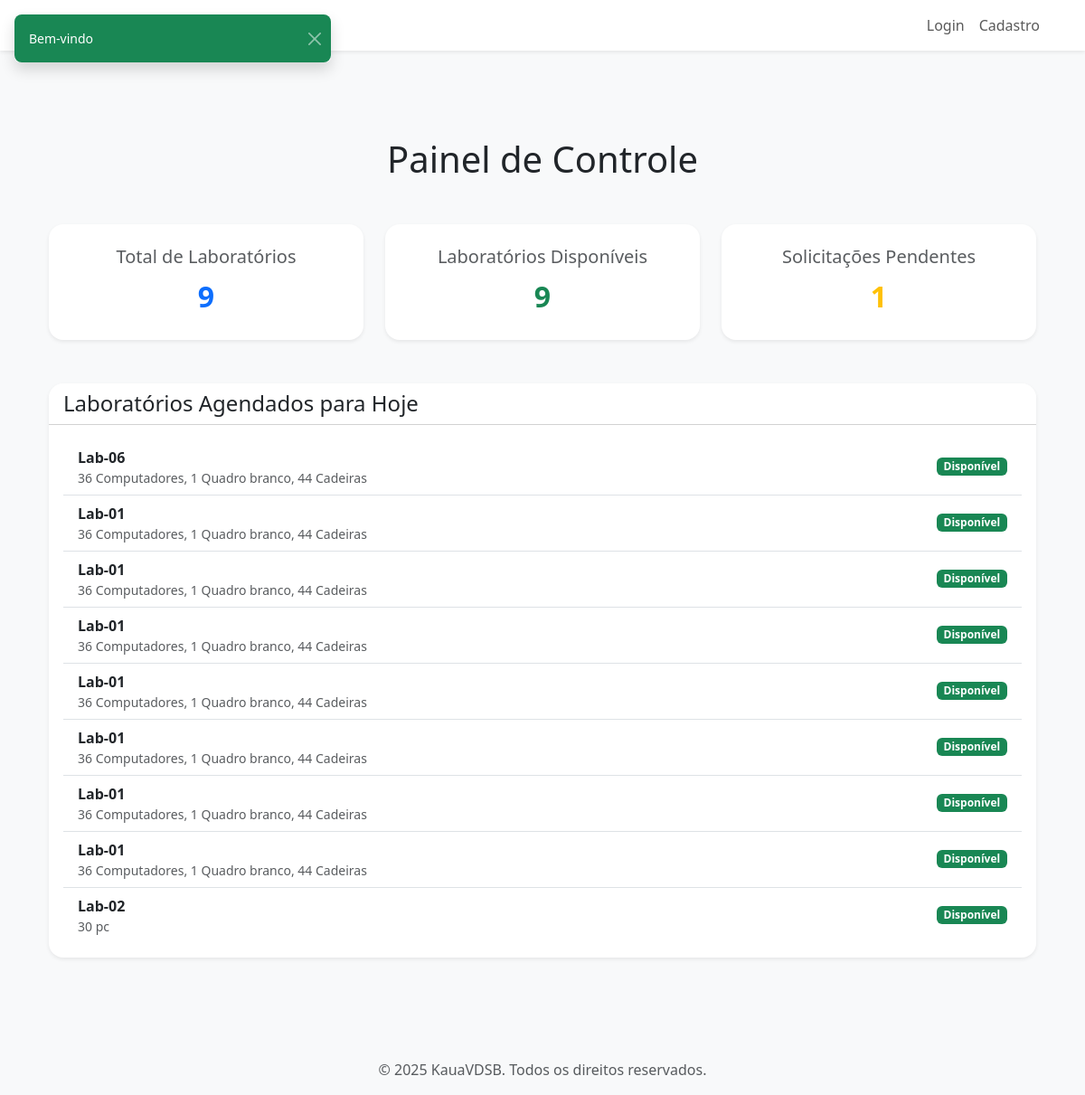
Before: / with the older database file.
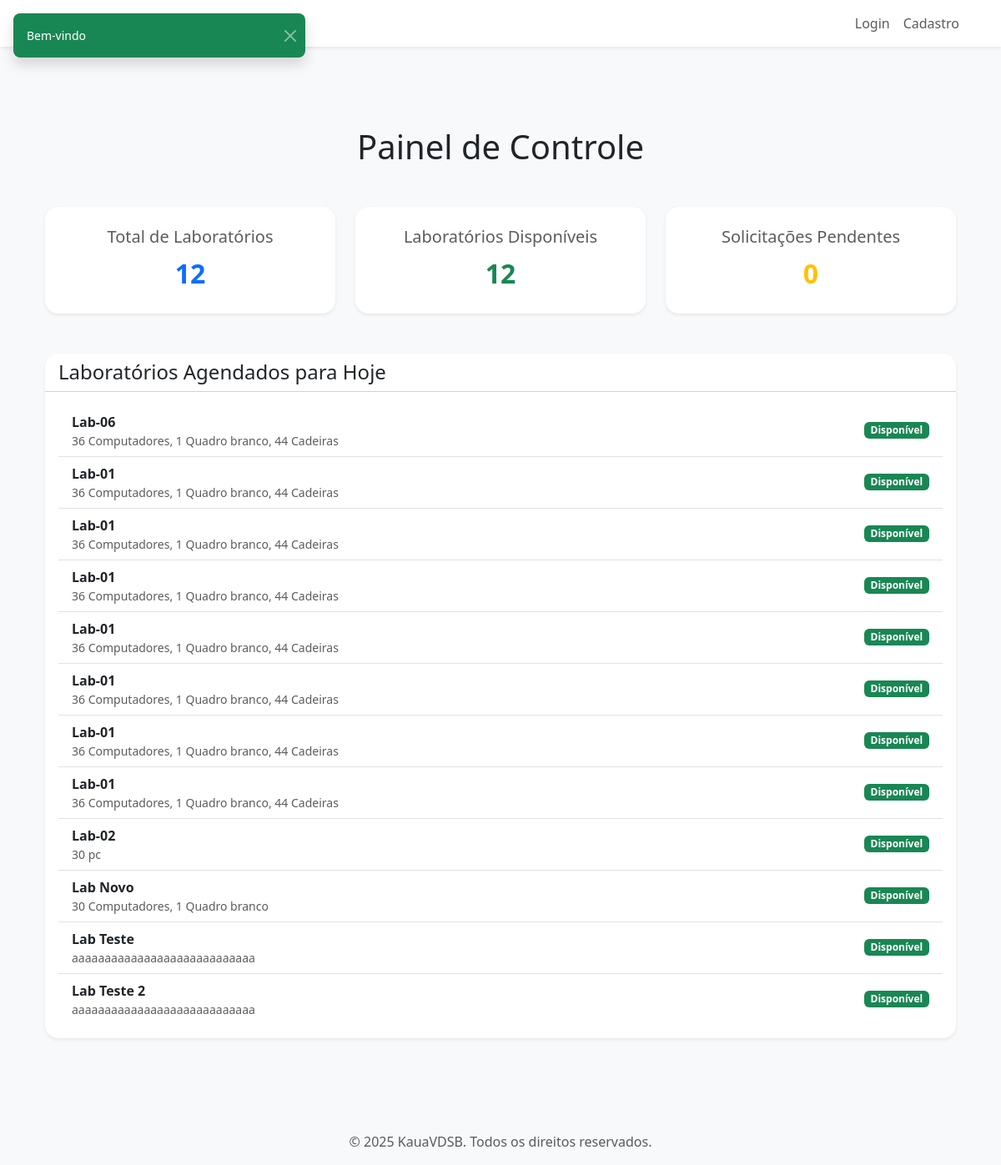
After: the same page with the newer database file.
### app/models.py (models this page shows)
class Laboratorio(db.Model):
    __tablename__ = 'labs'
    id = db.Column(db.Integer, primary_key=True)
    nome = db.Column(db.String(50), nullable=False)
    capacidade = db.Column(db.Integer, nullable=False)
    equipamentos = db.Column(db.String(200), nullable=False)
    abertura = db.Column(db.Time, nullable=False)
    fechamento = db.Column(db.Time, nullable=False)
    status = db.Column(db.String(12), default="Disponível", nullable=False)
    """ Relacao um-para-muitos: Um laboratorio pode ter muitas Solicitacoes.
        aponta para lab em Solicitacao.
    """
    solicitacoes = db.relationship(
        'Solicitacao', back_populates='lab', lazy=True
    )

### app/routes.py (the view)
@app.route("/") #/homepage é padrão
def homepage():
    labs_total = Laboratorio.query.count()
    labs_disponiveis = Laboratorio.query.filter_by(status='Disponível').count()
    solicitacoes_pendentes = Solicitacao.query.filter_by(status='Pendente').count()
    labs_agendados = Laboratorio.query.all()
    message=''
    if current_user.is_authenticated:
        username = User.query.get(current_user.id).nome
        message = f', {username}'
    flash(f'Bem-vindo{message}', 'success')
    return render_template(
        "index.html",
        labs_total=labs_total,
        labs_disponiveis=labs_disponiveis,
        solicitacoes_pendentes=solicitacoes_pendentes,
        labs=labs_agendados
    )

### app/templates/index.html (shortened to what this page needs)
{% extends 'base/base_bs.html' %}
{% block content %}
<div class="container my-5">
    <h1 class="text-center mb-5">Painel de Controle</h1>
    <div class="row g-4 mb-5">
        <div class="col-md-4">
            <div class="card shadow-sm text-center border-0 rounded-4">
                <div class="card-body p-4">
                    <h5 class="card-title text-muted">Total de Laboratórios</h5>
                    <p class="card-text fs-2 fw-bold text-primary">{{ labs_total }}</p>
                </div>
            </div>
        </div>
        <div class="col-md-4">
            <div class="card shadow-sm text-center border-0 rounded-4">
                <div class="card-body p-4">
                    <h5 class="card-title text-muted">Laboratórios Disponíveis</h5>
                    <p class="card-text fs-2 fw-bold text-success">{{ labs_disponiveis }}</p>
                </div>
            </div>
        </div>
        <div class="col-md-4">
            <div class="card shadow-sm text-center border-0 rounded-4">
                <div class="card-body p-4">
                    <h5 class="card-title text-muted">Solicitações Pendentes</h5>
                    <p class="card-text fs-2 fw-bold text-warning">{{ solicitacoes_pendentes }}</p>
                </div>
            </div>
        </div>
    </div>
    <div class="row">
        <div class="col-12">
            <div class="card shadow-sm border-0 rounded-4">
                <div class="card-header bg-white rounded-top-4">
                    <h4 class="mb-0">Laboratórios Agendados para Hoje</h4>
                </div>
                <div class="card-body">
                    {% if labs %}
                        <ul class="list-group list-group-flush">
                            {% for lab in labs %}
                                <li class="list-group-item d-flex justify-content-between align-items-center">
                                    <div>
                                        <strong>{{ lab.nome }}</strong>
                                        <small class="text-muted d-block">{{ lab.equipamentos }}</small>
                                    </div>
                                    <span class="badge
                                        {% if lab.status == 'Ocupado' %} bg-danger
                                        {% elif lab.status == 'Disponível' %} bg-success
                                        {% else %} bg-secondary
                                        {% endif %}">
                                        {{ lab.status }}
                                    </span>
                                </li>
                            {% endfor %}
                        </ul>
                    {% else %}
                        <div class="alert alert-info text-center" role="alert">
                            Nenhum laboratório agendado para hoje.
                        </div>
                    {% endif %}
                </div>
            </div>
        </div>
    </div>
</div>
{% endblock %}

### app/templates/base/base_bs.html (shortened to what this page needs)
<!DOCTYPE html>
<html lang="pt-br">
<head>
    <link href="https://cdn.jsdelivr.net/npm/bootstrap@5.3.3/dist/css/bootstrap.min.css" rel="stylesheet" xintegrity="sha384-QWTKZyjpPEjISv5WaRU9OFeRpok6YctnYmDr5pNlyT2bRjXh0JMhjY6hW+ALEwIH">
    <link rel="stylesheet" href="https://cdnjs.cloudflare.com/ajax/libs/font-awesome/6.5.2/css/all.min.css" xintegrity="sha512-SnH5WK+bZxgPHs44uWIX+LLJAJ9/2PkPKZ5QiAj6Ta86w+fsb2C/lV/m7Gk5c2v60Q/y6M8o2F3L2w6w7P9e9w==" />
    <link
        href="https://cdn.jsdelivr.net/npm/select2@4.0.13/dist/css/select2.min.css"
        rel="stylesheet"
    />
</head>
<body class="d-flex flex-column min-vh-100 bg-light">
    <div class="toast-container position-fixed top-0 start-0 p-3">
        {% with messages = get_flashed_messages(with_categories=true) %}
            {% if messages %}
                {% for category, message in messages %}
                    <div class="toast show border-0" role="alert"
                        aria-live="assertive" aria-atomic="true" data-bs-delay="5000">
                        <div class="d-flex rounded-3
                            {% if category == 'success' %} bg-success text-white
                            {% elif category == 'danger' %} bg-danger text-white
                            {% else %} bg-secondary text-white
                            {% endif %}">
                            <div class="toast-body p-3">
                                {{ message }}
                            </div>
                            <button type="button"
                                    class="btn-close btn-close-white me-2 m-auto"
                                    data-bs-dismiss="toast"
                                    aria-label="close">
                            </button>
                        </div>
                    </div>
                {% endfor %}
            {% endif %}
        {% endwith %}
    </div>
    {% include 'base/header.html' %}
    <main class="container my-5 flex-grow-1">
        {% block content %}
        {% endblock %}
    </main>
    {% include 'base/footer.html' %}
</body>
</html>

### app/templates/base/header.html (shortened to what this page needs)
<header>
    <nav class="navbar navbar-expand-lg navbar-light bg-white shadow-sm">
        <div class="container-fluid container">
            <a class="navbar-brand fw-bold" href="{{ url_for('homepage') }}">
            </a>
            <div class="collapse navbar-collapse justify-content-end" id="navbarNav">
                <ul class="navbar-nav">
                    {% if current_user.is_authenticated %}
                        <li class="nav-item">
                            <a class="nav-link" href="{{ url_for('labs_list') }}">Listar Labs</a>
                        </li>
                        <li class="nav-item">
                            <a class="nav-link" href="{{ url_for('solicitar_create') }}">Solicitar Lab</a>
                        </li>
                        {% if current_user.admin %}
                        <li class="nav-item">
                            <a class="nav-link" href="{{ url_for('labs_create') }}">Criar Lab</a>
                        </li>
                        {% endif %}
                        <li class="nav-item">
                            <a class="nav-link" href="{{ url_for('logout') }}">Sair</a>
                        </li>
                    {% else %}
                        <li class="nav-item">
                            <a class="nav-link" href="{{ url_for('login') }}">Login</a>
                        </li>
                        <li class="nav-item">
                            <a class="nav-link" href="{{ url_for('cadastro') }}">Cadastro</a>
                        </li>
                    {% endif %}
                </ul>
            </div>
        </div>
    </nav>
</header>

### app/templates/base/footer.html
<footer class="bg-light text-muted text-center py-3 mt-auto">
    <div class="container">
        <p class="mb-0">&copy; 2025 KauaVDSB. Todos os direitos reservados.</p>
    </div>
</footer>

Changed rows visible on the page:
added Laboratorio: nome "Lab Novo", equipamentos "30 Computadores, 1 Quadro branco", status "Disponível"
added Laboratorio: nome "Lab Teste", equipamentos "aaaaaaaaaaaaaaaaaaaaaaaaaaaa", status "Disponível"
added Laboratorio: nome "Lab Teste 2", equipamentos "aaaaaaaaaaaaaaaaaaaaaaaaaaaa", status "Disponível"
Other visible differences:
{{ labs_total }}: "9" → "12"
{{ labs_disponiveis }}: "9" → "12"
{{ solicitacoes_pendentes }}: "1" → "0"
